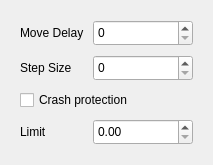
<?xml version="1.0" encoding="UTF-8"?>
<ui version="4.0">
 <class>SendOptions</class>
 <widget class="QWidget" name="SendOptions">
  <property name="geometry">
   <rect>
    <x>0</x>
    <y>0</y>
    <width>209</width>
    <height>157</height>
   </rect>
  </property>
  <property name="windowTitle">
   <string>Send Options</string>
  </property>
  <layout class="QGridLayout" name="gridLayout_2">
   <item row="1" column="0">
    <widget class="QWidget" name="widget" native="true">
     <layout class="QGridLayout" name="gridLayout">
      <property name="spacing">
       <number>9</number>
      </property>
      <item row="3" column="0">
       <widget class="QLabel" name="label_5">
        <property name="text">
         <string>Limit</string>
        </property>
       </widget>
      </item>
      <item row="0" column="0">
       <widget class="QLabel" name="label_2">
        <property name="text">
         <string>Move Delay</string>
        </property>
       </widget>
      </item>
      <item row="1" column="0">
       <widget class="QLabel" name="label">
        <property name="text">
         <string>Step Size</string>
        </property>
       </widget>
      </item>
      <item row="0" column="1" colspan="2">
       <widget class="QSpinBox" name="spinBox">
        <property name="sizePolicy">
         <sizepolicy hsizetype="Fixed" vsizetype="Fixed">
          <horstretch>0</horstretch>
          <verstretch>0</verstretch>
         </sizepolicy>
        </property>
        <property name="minimumSize">
         <size>
          <width>100</width>
          <height>26</height>
         </size>
        </property>
       </widget>
      </item>
      <item row="1" column="1" colspan="2">
       <widget class="QSpinBox" name="spinBox_2">
        <property name="sizePolicy">
         <sizepolicy hsizetype="Fixed" vsizetype="Fixed">
          <horstretch>0</horstretch>
          <verstretch>0</verstretch>
         </sizepolicy>
        </property>
        <property name="minimumSize">
         <size>
          <width>100</width>
          <height>26</height>
         </size>
        </property>
       </widget>
      </item>
      <item row="2" column="0" colspan="2">
       <widget class="QCheckBox" name="checkBox">
        <property name="text">
         <string>Crash protection</string>
        </property>
       </widget>
      </item>
      <item row="3" column="1" colspan="2">
       <widget class="QDoubleSpinBox" name="doubleSpinBox">
        <property name="sizePolicy">
         <sizepolicy hsizetype="Fixed" vsizetype="Fixed">
          <horstretch>0</horstretch>
          <verstretch>0</verstretch>
         </sizepolicy>
        </property>
        <property name="minimumSize">
         <size>
          <width>100</width>
          <height>26</height>
         </size>
        </property>
       </widget>
      </item>
     </layout>
    </widget>
   </item>
  </layout>
 </widget>
 <resources/>
 <connections/>
</ui>
